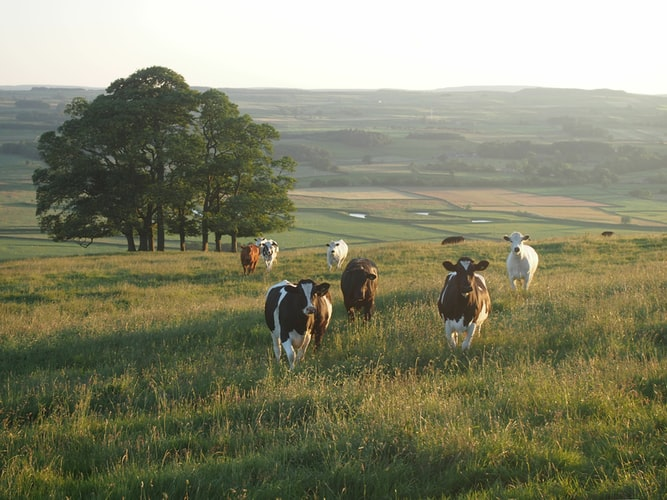
#> input picture image-analysis/images/cows.jpg, 667 x 500 px
$ jupyter execute --allow-errors image-analysis-demo.ipynb
#> lines starting #> are read from the running program, lines starting #| are printed output that depends on the picture
# Analyze images with Azure Computer Vision

The Computer Vision is a cognitive service in Microsoft Azure and provides pre-built, advanced algorithms that process and analyze images.

In this article, we will explore the pre-trained models of Azure Computer Vision service for image analysis.

You will learn how to:
* Provision a Computer Vision resource.
* Use a Computer Vision resource to analyze an image.

## Create a Computer Vision Resource

1. Sign in to [Azure Portal](https://portal.azure.com/) and select **Create a resource**.
2. Search for **Computer Vision** and then click **Create**.
3. Create a Computer Vision resource with the following settings:
    * **Subscription**: Your Azure subscription.
    * **Resource group**: Select an existing resource group or create a new one.
    * **Region**: Choose any available region, for example **North Europe**.
    * **Name**: This would be your custom domain name in your endpoint. Enter a unique name.
    * **Pricing tier**: You can use the free pricing tier (**F0**) to try the service, and upgrade later to a paid tier.
4. Select **Review + Create** and wait for deployment to complete.
5. One the deployment is complete, select **Go to resource**. On the **Overview** tab, click **Manage keys**. Save the **Key 1** and the **Endpoint**. You will need the key and the endpoint to connect to your Computer Vision resource from client applications.

## Import libraries

[cell 1]
from azure.cognitiveservices.vision.computervision import ComputerVisionClient
from msrest.authentication import CognitiveServicesCredentials
from PIL import Image
import matplotlib.pyplot as plt
import matplotlib.patches as patches

## Create variables for your key and endpoint

[cell 2]
key = 'YOUR_KEY'
endpoint = 'YOUR_ENDPOINT'

## Authenticate the client

#> (a cell that did not finish here is left out)

## Analyze images

First download the images used in the following examples from my [GitHub repository](https://github.com/sfoteini/azure-computer-vision).

### Generate image description

[cell 4]
# Open local image file
image_path = "images/city2.jpg"
#> (the rest of this cell did not finish here and is left out)

Let's try another image.

[cell 5]
# Open local image file
image_path = "images/cows.jpg"
image = open(image_path, "rb")

# Display the image
display(Image.open(image_path).resize((334, 250)))

# Call the API
#> (the rest of this cell did not finish here and is left out)

### Tag visual features

[cell 6]
# Open local image file
image_path = "images/golf.jpg"
image = open(image_path, "rb")

# Display the image
display(Image.open(image_path).resize((375, 250)))
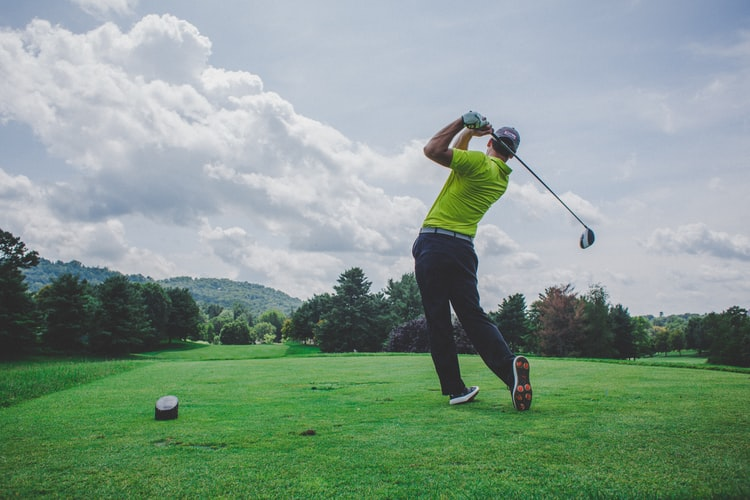
#> input picture image-analysis/images/golf.jpg, 750 x 500 px
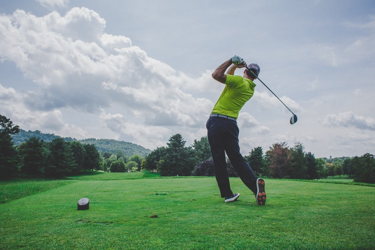
#> shown: PIL image 375x250 RGB; mean R, G, B 133.3, 154.4, 141.6

# Call the API
#> (the rest of this cell did not finish here and is left out)

### Categorize an image

[cell 7]
# Open local image file
image_path = "images/empirestatebuilding.jpg"
image = open(image_path, "rb")

# Display the image
display(Image.open(image_path).resize((377, 250)))
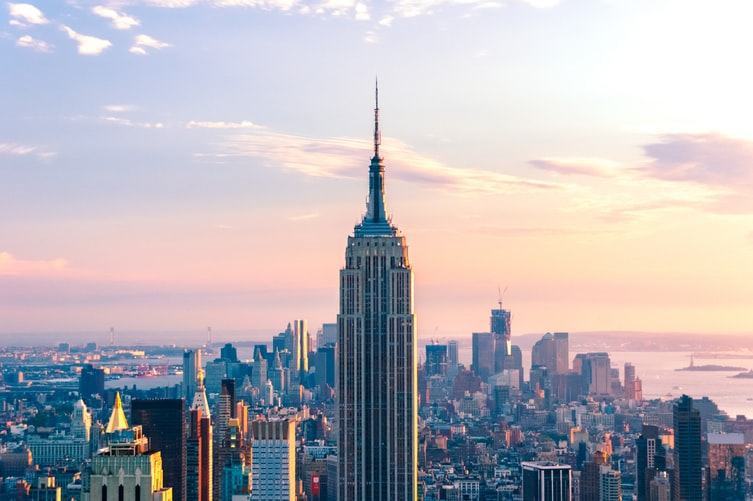
#> input picture image-analysis/images/empirestatebuilding.jpg, 753 x 501 px
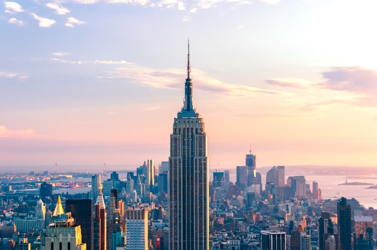
#> shown: PIL image 377x250 RGB; mean R, G, B 182, 178.2, 184.6

# Call the API
# By default, image categories are returned.
#> (the rest of this cell did not finish here and is left out)

### Detect faces

[cell 8]
# Open local image file
image_path = "images/peopleworking1.jpg"
image = open(image_path, "rb")

img = Image.open(image_path)
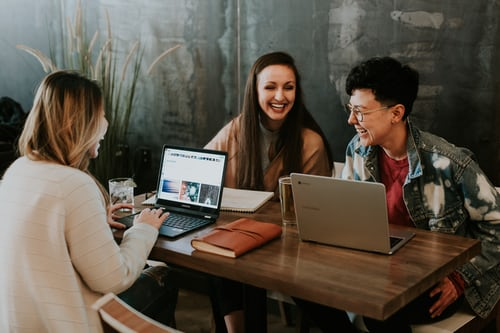
#> input picture image-analysis/images/peopleworking1.jpg, 500 x 333 px
#> img is the input picture: PIL image 500x333 RGB; mean R, G, B 91.2, 82.5, 70.9

# Select visual features you want
img_features = ["faces"]

# Call the API
#> (the rest of this cell did not finish here and is left out)

### Detect objects

[cell 9]
# Get local image
image_path = "images/cats.jpg"
image = open(image_path, "rb")

img = Image.open(image_path)
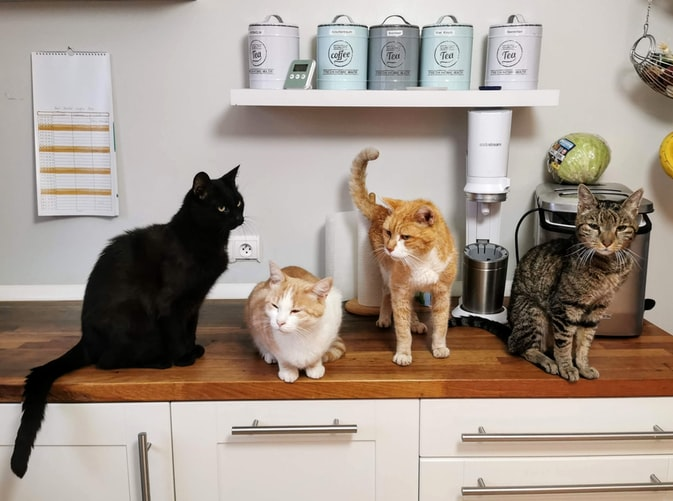
#> input picture image-analysis/images/cats.jpg, 673 x 501 px
#> img is the input picture: PIL image 673x501 RGB; mean R, G, B 163.1, 150.5, 140.2

# Call API with local image
#> (the rest of this cell did not finish here and is left out)
